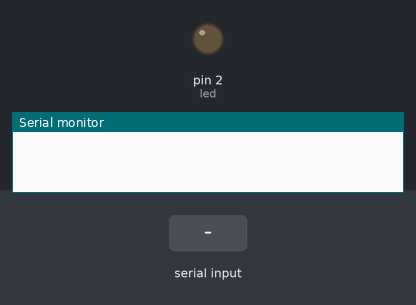
Bench run of a sketch on a simulated Arduino Uno, built with avr-gcc and run on an emulated ATmega328P. Parts: output pins drawn as LEDs (lit = HIGH), the last lines printed to the serial monitor. Dashed ring = blinking. The test bench sets the inputs (shaded band).

Above: at 1.2 s.
1.3 s: "90,45\n" received over Serial
At 1.7 s:
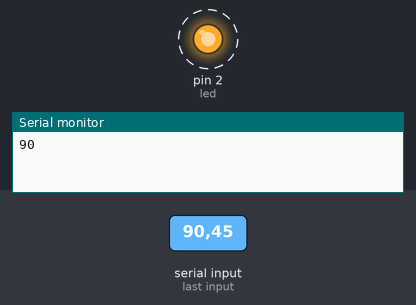
4.3 s: "30,150\n" received over Serial
7.3 s: "5\n" received over Serial
Timing chart, 0 to 11.8 s (numbered marks = the images above; inputs shaded):
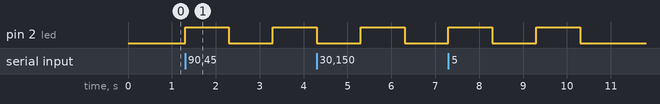

Measured:
- after the input at 1.3 s, pin 2 (led): LOW → HIGH at once, → LOW 1.0 s later, → HIGH 1.0 s later

The sketch:

led.ino
```cpp
#define led (2)
int num;

void setup() {
  Serial.begin(115200);
  Serial.println();
  pinMode(led,OUTPUT);

}

void loop() {
if(Serial.available() > 0){
num = Serial.parseInt();
Serial.println(num);
  }
if(num > 0){
  num --;
  digitalWrite(led,HIGH);
  delay(1000);
  digitalWrite(led,LOW);
  delay(1000);
}
}
```
